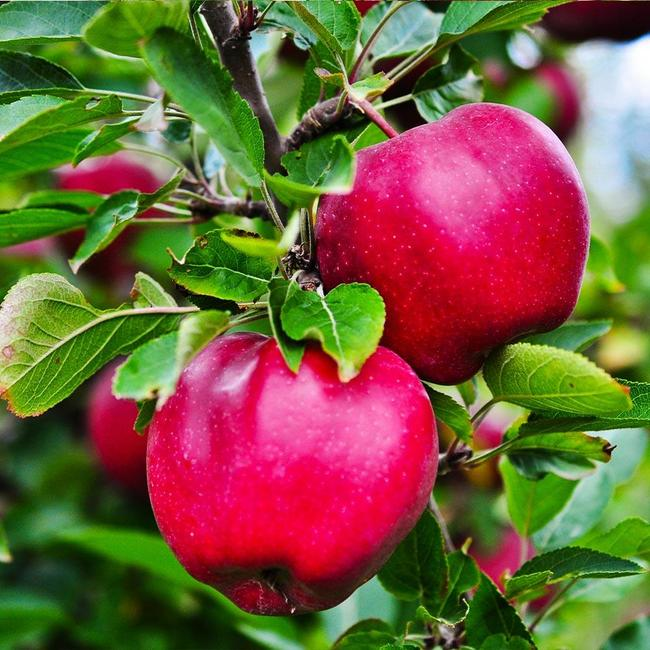
#> input picture image/apple_grayscale_and_binarization/original_apple.png, 650 x 650 px
$ python apple_grayscale_and_binarization_example.py
#> lines starting #> are read from the running program, lines starting #| are printed output that depends on the picture; after the words box and inside, x2 and y2 are one past the last pixel; in counts of white or black regions, pixels touching at a corner belong together
import cv2
import numpy as np
import matplotlib.pylab as plt

#get image path
imgPath = "./image/apple_grayscale_and_binarization"
imgName = "original_apple.png"
imgOriginalApple = cv2.imread(f"{imgPath}/{imgName}")
#> imgOriginalApple is the input picture: shape (650, 650, 3); mean B, G, R 61.3, 92.6, 116.8

#show original image
cv2.imshow("OriginalApple",imgOriginalApple)
cv2.waitKey(0)
cv2.destroyAllWindows()

#show grayscale image
imgGrayApple = cv2.cvtColor(imgOriginalApple, cv2.COLOR_BGR2GRAY)
cv2.imshow("gray_image",imgGrayApple)
cv2.waitKey(0)
cv2.destroyAllWindows()

#transform grayscale image
rtn, imgBinarizationApple = cv2.threshold(imgGrayApple, 127, 255, cv2.THRESH_BINARY)
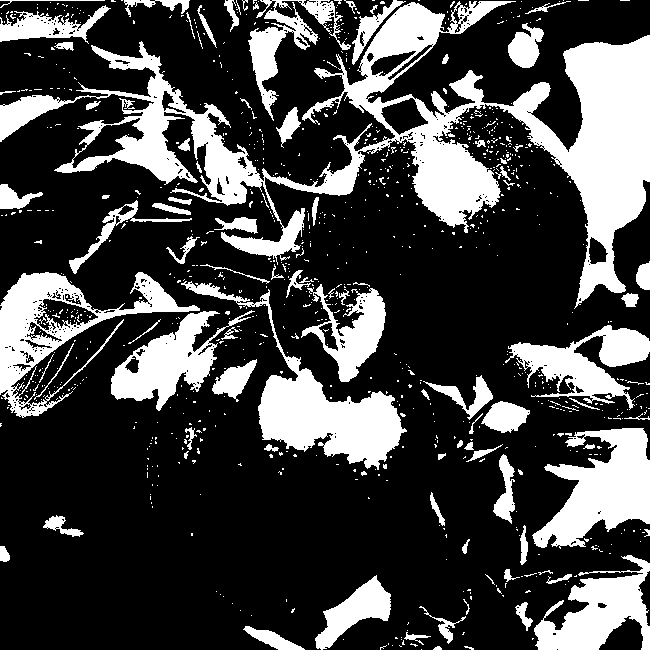
#> imgBinarizationApple: shape (650, 650); 26.9% white; 928 white regions (834 under 20 px), largest, box (x1, y1, x2, y2) and area: (0, 1, 650, 309) 44368, (181, 281, 407, 470) 9569, (532, 428, 650, 549) 7864
cv2.imshow("binary",imgBinarizationApple)
cv2.waitKey(0)
cv2.destroyAllWindows()

#get a pixel data from gray_image
pixel_data = imgOriginalApple[100,100]
#> pixel_data = [35, 117, 88]
print(pixel_data)
#| [ 35 117  88]

print(imgOriginalApple.shape)
#| (650, 650, 3)
print(imgOriginalApple.size)
#| 1267500
print(imgOriginalApple.dtype)
#| uint8


#分割原始圖像的R,G,B亮度，並分別轉換為灰階圖像
R_map = imgOriginalApple[:,:,2]
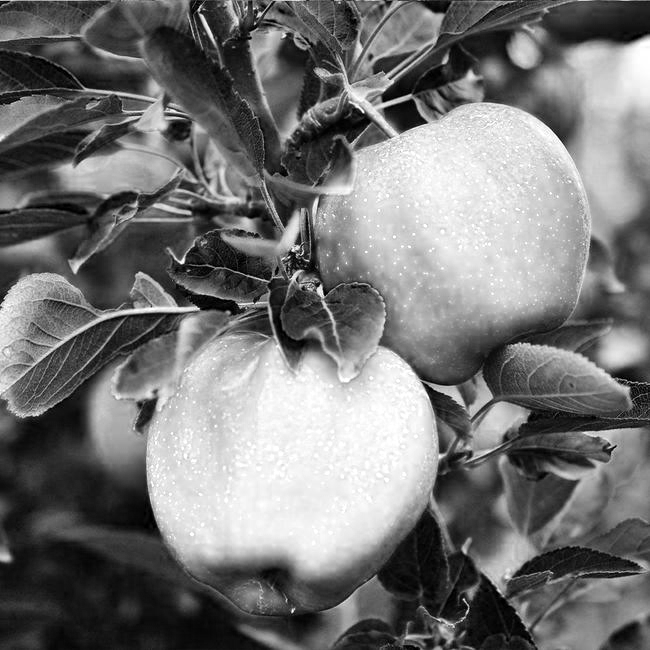
#> R_map: shape (650, 650); min 0, max 255, mean 116.8
G_map = imgOriginalApple[:,:,1]
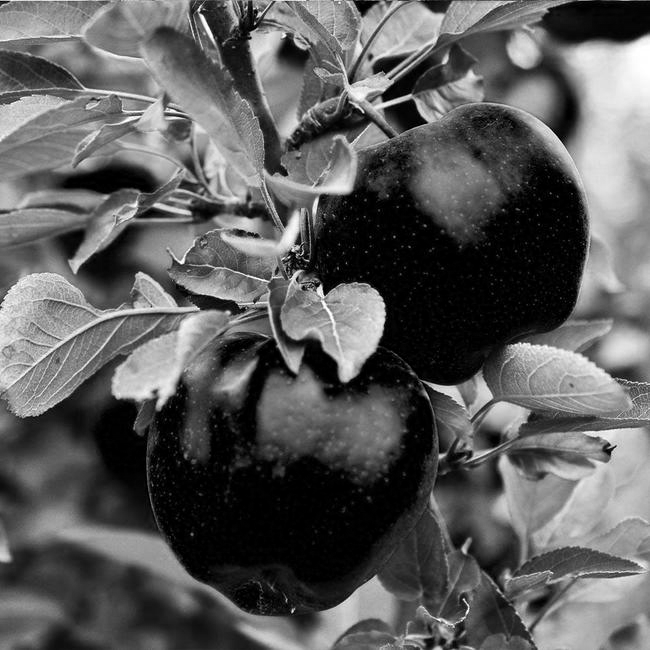
#> G_map: shape (650, 650); min 0, max 255, mean 92.6
B_map = imgOriginalApple[:,:,0]
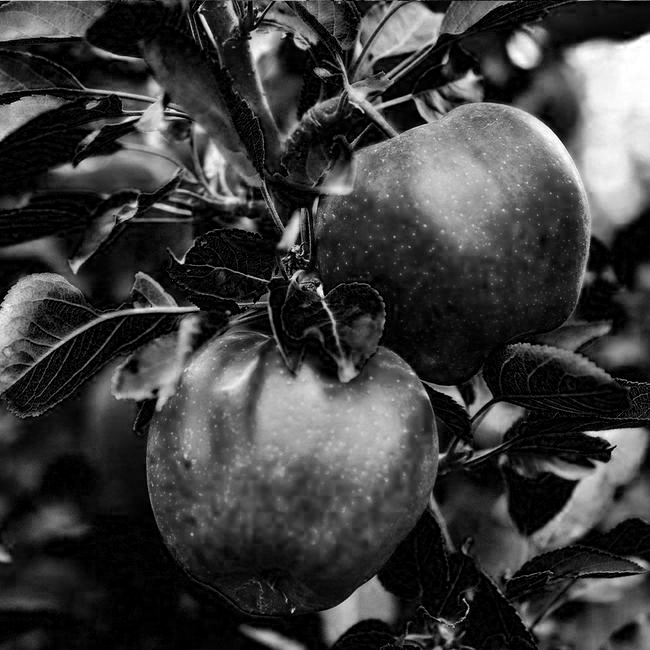
#> B_map: shape (650, 650); min 0, max 255, mean 61.3

plt.figure(figsize=(12,12))

plt.subplot(1,3,1)
plt.axis("off")
plt.imshow(R_map, 'gray')

plt.subplot(1,3,2)
plt.axis("off")
plt.imshow(G_map, 'gray')

plt.subplot(1,3,3)
plt.axis("off")
plt.imshow(B_map, 'gray')

plt.show()

#做各種的thershould練習
ret,thresh1 = cv2.threshold(imgGrayApple,127,255,cv2.THRESH_BINARY)
ret,thresh2 = cv2.threshold(imgGrayApple,127,255,cv2.THRESH_BINARY_INV)
ret,thresh3 = cv2.threshold(imgGrayApple,127,255,cv2.THRESH_TRUNC)
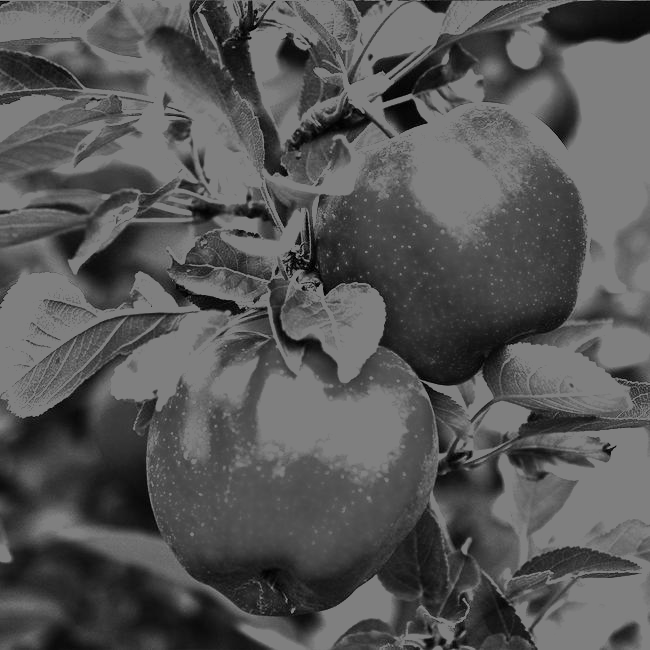
#> thresh3: shape (650, 650); min 0, max 127, mean 85.9
ret,thresh4 = cv2.threshold(imgGrayApple,127,255,cv2.THRESH_TOZERO)
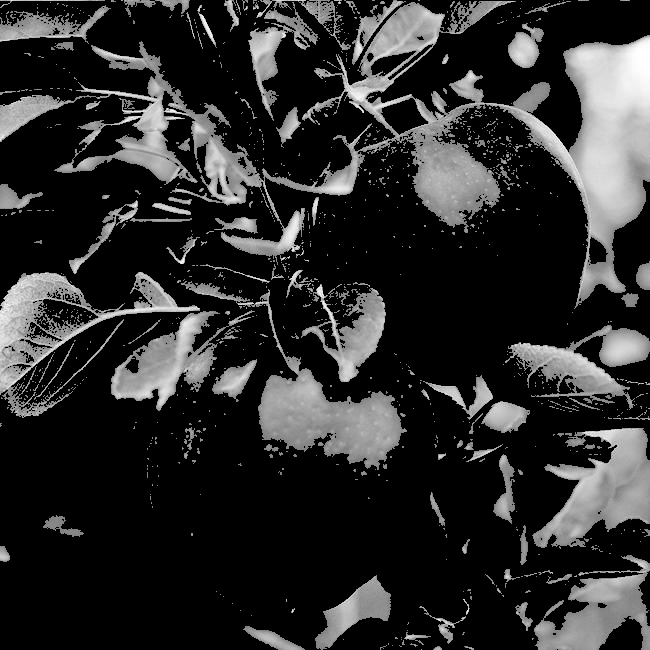
#> thresh4: shape (650, 650); min 0, max 255, mean 44.5
ret,thresh5 = cv2.threshold(imgGrayApple,127,255,cv2.THRESH_TOZERO_INV)
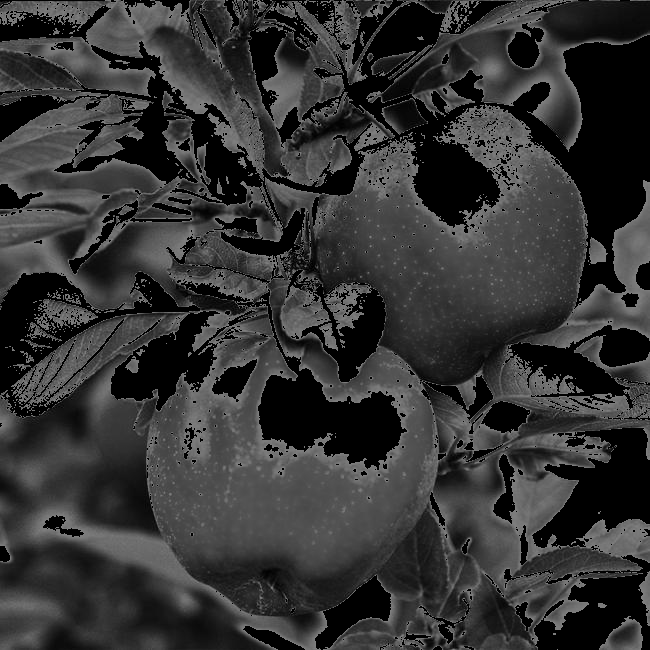
#> thresh5: shape (650, 650); min 0, max 127, mean 51.7

plt.figure(figsize=(12,12))

plt.subplot(2,3,1)
plt.axis("off")
plt.imshow(thresh1, 'gray')

plt.subplot(2,3,2)
plt.axis("off")
plt.imshow(thresh2, 'gray')

plt.subplot(2,3,3)
plt.axis("off")
plt.imshow(thresh3, 'gray')

plt.subplot(2,3,4)
plt.axis("off")
plt.imshow(thresh4, 'gray')

plt.subplot(2,3,5)
plt.axis("off")
plt.imshow(thresh5, 'gray')
plt.show()
